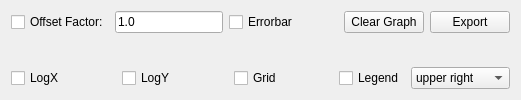
       <widget class="QWidget" name="cutAreaTab">
        <attribute name="title">
         <string>Line/Area Cuts</string>
        </attribute>
        <layout class="QVBoxLayout" name="verticalLayout_12">
         <item>
          <layout class="QHBoxLayout" name="horizontalLayout_19">
           <item>
            <widget class="QCheckBox" name="cutOffsetCheckBox">
             <property name="sizePolicy">
              <sizepolicy hsizetype="Fixed" vsizetype="Fixed">
               <horstretch>0</horstretch>
               <verstretch>0</verstretch>
              </sizepolicy>
             </property>
             <property name="text">
              <string>Offset Factor:</string>
             </property>
            </widget>
           </item>
           <item>
            <widget class="QLineEdit" name="cutOffsetLineEdit">
             <property name="sizePolicy">
              <sizepolicy hsizetype="Fixed" vsizetype="Fixed">
               <horstretch>0</horstretch>
               <verstretch>0</verstretch>
              </sizepolicy>
             </property>
             <property name="text">
              <string>1.0</string>
             </property>
            </widget>
           </item>
           <item>
            <widget class="QCheckBox" name="cutErrorbarCheckBox">
             <property name="text">
              <string>Errorbar</string>
             </property>
            </widget>
           </item>
           <item>
            <spacer name="horizontalSpacer_26">
             <property name="orientation">
              <enum>Qt::Horizontal</enum>
             </property>
             <property name="sizeHint" stdset="0">
              <size>
               <width>40</width>
               <height>20</height>
              </size>
             </property>
            </spacer>
           </item>
           <item>
            <widget class="QPushButton" name="cutClearGraphPushButton">
             <property name="text">
              <string>Clear Graph</string>
             </property>
            </widget>
           </item>
           <item>
            <widget class="QPushButton" name="cutExportPushButton">
             <property name="sizePolicy">
              <sizepolicy hsizetype="Fixed" vsizetype="Fixed">
               <horstretch>0</horstretch>
               <verstretch>0</verstretch>
              </sizepolicy>
             </property>
             <property name="text">
              <string>Export</string>
             </property>
            </widget>
           </item>
          </layout>
         </item>
         <item>
          <widget class="MplWidget" name="cutPlotMplWidget" native="true">
           <property name="sizePolicy">
            <sizepolicy hsizetype="Expanding" vsizetype="Expanding">
             <horstretch>0</horstretch>
             <verstretch>0</verstretch>
            </sizepolicy>
           </property>
          </widget>
         </item>
         <item>
          <layout class="QHBoxLayout" name="horizontalLayout_18">
           <item>
            <widget class="QCheckBox" name="cutLogXCheckBox">
             <property name="text">
              <string>LogX</string>
             </property>
            </widget>
           </item>
           <item>
            <spacer name="horizontalSpacer_23">
             <property name="orientation">
              <enum>Qt::Horizontal</enum>
             </property>
             <property name="sizeHint" stdset="0">
              <size>
               <width>40</width>
               <height>20</height>
              </size>
             </property>
            </spacer>
           </item>
           <item>
            <widget class="QCheckBox" name="cutLogYCheckBox">
             <property name="text">
              <string>LogY</string>
             </property>
            </widget>
           </item>
           <item>
            <spacer name="horizontalSpacer_24">
             <property name="orientation">
              <enum>Qt::Horizontal</enum>
             </property>
             <property name="sizeHint" stdset="0">
              <size>
               <width>40</width>
               <height>20</height>
              </size>
             </property>
            </spacer>
           </item>
           <item>
            <widget class="QCheckBox" name="cutGridCheckBox">
             <property name="text">
              <string>Grid</string>
             </property>
            </widget>
           </item>
           <item>
            <spacer name="horizontalSpacer_25">
             <property name="orientation">
              <enum>Qt::Horizontal</enum>
             </property>
             <property name="sizeHint" stdset="0">
              <size>
               <width>40</width>
               <height>20</height>
              </size>
             </property>
            </spacer>
           </item>
           <item>
            <widget class="QCheckBox" name="cutLegendCheckBox">
             <property name="text">
              <string>Legend</string>
             </property>
            </widget>
           </item>
           <item>
            <widget class="QComboBox" name="cutLegendLocComboBox">
             <item>
              <property name="text">
               <string>upper right</string>
              </property>
             </item>
             <item>
              <property name="text">
               <string>upper left</string>
              </property>
             </item>
             <item>
              <property name="text">
               <string>lower right</string>
              </property>
             </item>
             <item>
              <property name="text">
               <string>lower right</string>
              </property>
             </item>
             <item>
              <property name="text">
               <string>right</string>
              </property>
             </item>
             <item>
              <property name="text">
               <string>center left</string>
              </property>
             </item>
             <item>
              <property name="text">
               <string>center right</string>
              </property>
             </item>
             <item>
              <property name="text">
               <string>lower center</string>
              </property>
             </item>
             <item>
              <property name="text">
               <string>upper center</string>
              </property>
             </item>
             <item>
              <property name="text">
               <string>center</string>
              </property>
             </item>
            </widget>
           </item>
          </layout>
         </item>
        </layout>
       </widget>
